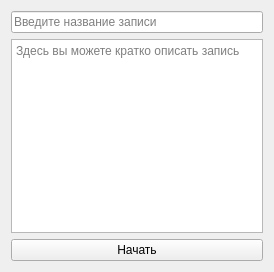
<?xml version="1.0" encoding="UTF-8"?>
<ui version="4.0">
 <class>WidgetStartRecord</class>
 <widget class="QWidget" name="WidgetStartRecord">
  <property name="geometry">
   <rect>
    <x>0</x>
    <y>0</y>
    <width>274</width>
    <height>272</height>
   </rect>
  </property>
  <property name="windowTitle">
   <string>Начать запись</string>
  </property>
  <property name="windowIcon">
   <iconset resource="resources.qrc">
    <normaloff>:/main/main.png</normaloff>:/main/main.png</iconset>
  </property>
  <layout class="QVBoxLayout" name="verticalLayout">
   <item>
    <widget class="QLineEdit" name="lineEditName">
     <property name="placeholderText">
      <string>Введите название записи</string>
     </property>
    </widget>
   </item>
   <item>
    <widget class="QTextEdit" name="textEditDescription">
     <property name="placeholderText">
      <string>Здесь вы можете кратко описать запись</string>
     </property>
    </widget>
   </item>
   <item>
    <widget class="QPushButton" name="pushButtonStart">
     <property name="text">
      <string>Начать</string>
     </property>
    </widget>
   </item>
  </layout>
 </widget>
 <layoutdefault spacing="6" margin="11"/>
 <resources>
  <include location="resources.qrc"/>
 </resources>
 <connections/>
</ui>
